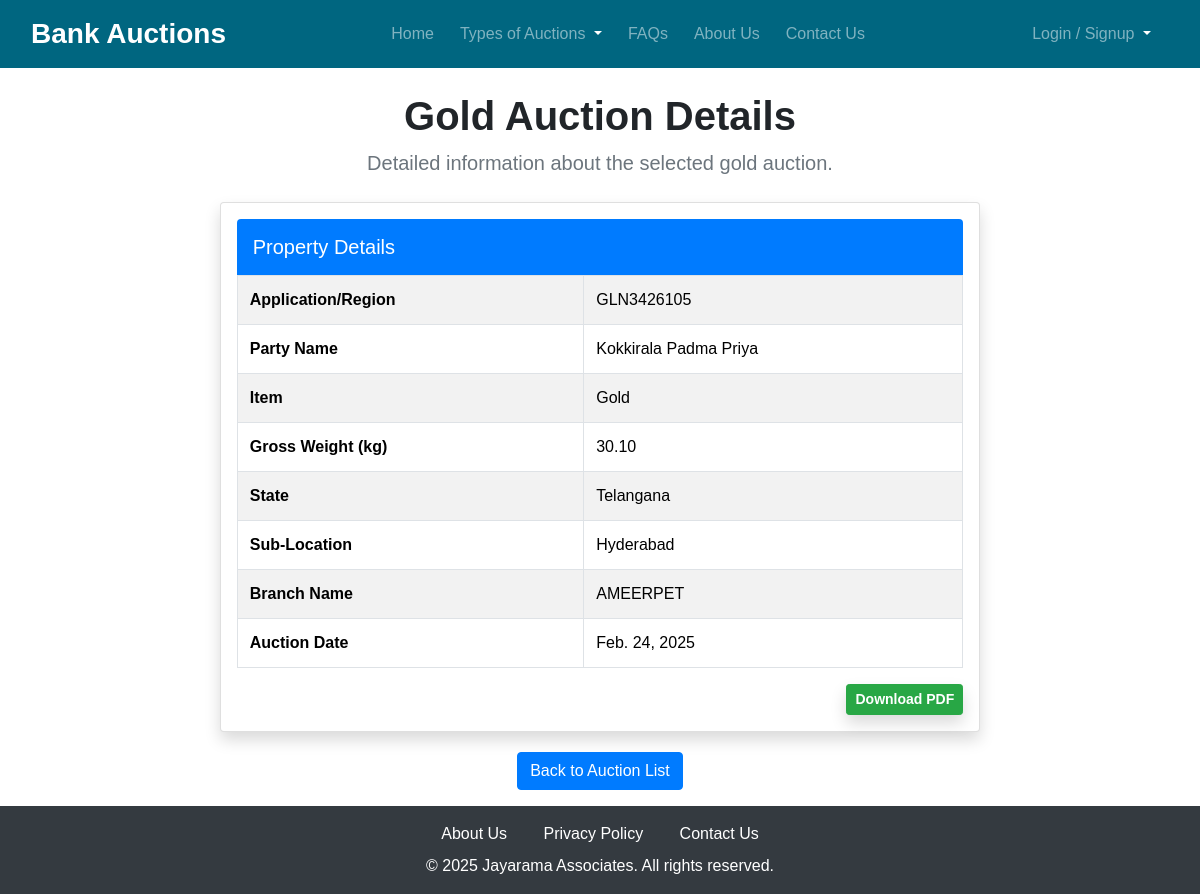
Page /gold-auctions/1/ on the committed database.
### propertyapp/models.py (models this page shows, shortened)
class GoldAuction(models.Model):
    appl_apac = models.CharField(max_length=100)
    party_name = models.CharField(max_length=255, null=True, blank=True)
    item = models.ForeignKey(Items, on_delete=models.CASCADE, related_name="gold_auctions")
    gross_wgt = models.FloatField(validators=[MinValueValidator(0)])
    state = models.CharField(max_length=100)
    sub_location = models.CharField(max_length=100)
    branch_name = models.CharField(max_length=100)
    auction_date = models.DateField()
    created_at = models.DateTimeField(auto_now_add=True)
    class Meta:
        ordering = ["-created_at"]

class Items(models.Model):
    item_title = models.CharField(max_length=255)
    def __str__(self):
        return self.item_title

### propertyapp/views.py (the view)
# urls.py: path('gold-auctions/<int:pk>/', views.goldauction_detail, name='goldauction_detail'),
def goldauction_detail(request, pk):
    auction = get_object_or_404(GoldAuction, pk=pk)
    return render(request, 'properties/goldauction_detail.html', {'auction': auction})

### propertyapp/templates/properties/goldauction_detail.html (shortened to what this page needs)
{% extends 'base.html' %}
{% block content %}
<div class="container">
    <div class="text-center mt-4">
        <h1 class="display-6 fw-bold">Gold Auction Details</h1>
        <p class="lead text-muted">Detailed information about the selected gold auction.</p>
    </div>
    <div class="container mt-4" style="width: 85%;">
        <div class="card shadow rounded p-3">
            <div class="bg-primary text-white p-3 rounded-top">
                <h5 class="mb-0">Property Details</h5>
            </div>
            <div class="table-responsive">
                <table class="table table-bordered table-striped mb-0">
                    <tbody>
                        <tr>
                            <th>Application/Region</th>
                            <td>{{ auction.appl_apac }}</td>
                        </tr>
                        <tr>
                            <th>Party Name</th>
                            <td>{{ auction.party_name|default:"Not Available" }}</td>
                        </tr>
                        <tr>
                            <th>Item</th>
                            <td>{{ auction.item }}</td>
                        </tr>
                        <tr>
                            <th>Gross Weight (kg)</th>
                            <td>{{ auction.gross_wgt|floatformat:2 }}</td>
                        </tr>
                        <tr>
                            <th>State</th>
                            <td>{{ auction.state }}</td>
                        </tr>
                        <tr>
                            <th>Sub-Location</th>
                            <td>{{ auction.sub_location }}</td>
                        </tr>
                        <tr>
                            <th>Branch Name</th>
                            <td>{{ auction.branch_name }}</td>
                        </tr>
                        <tr>
                            <th>Auction Date</th>
                            <td>{{ auction.auction_date }}</td>
                        </tr>
                    </tbody>
                </table>
            </div>
            <div class="d-flex justify-content-end mt-3">
                <a href="{% url 'download_auction_pdf' auction.id %}" class="btn btn-success btn-sm fw-bold shadow">
                     Download PDF
                </a>
            </div>
        </div>
    </div>
    <div class="text-center mt-1 p-3">
        <a href="{% url 'gold_auction_list' %}" class="btn btn-primary">Back to Auction List</a>
    </div>
</div>
{% endblock %}

### staticfiles/css/styles.css (style rules this page uses)
html, body { height: 100%; }
body { font-family: Arial, sans-serif; }
.container { width: 80%; margin: 0 auto; }

### propertyapp/templates/properties/base.html (style rules this page uses)
html, body { height: 100%; }

### rows in the picture
GoldAuction: appl_apac "GLN3426105", party_name "Kokkirala Padma Priya", item "Gold", gross_wgt "30.10", state "Telangana", sub_location "Hyderabad", branch_name "AMEERPET", auction_date "Feb. 24, 2025"
